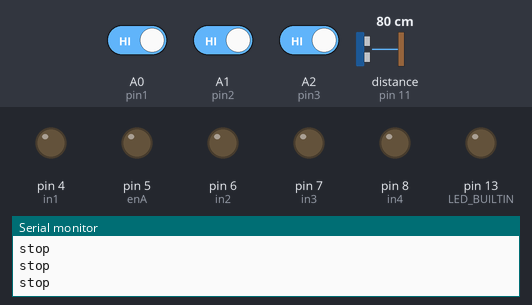
Bench run of a sketch on a simulated Arduino Uno, built with avr-gcc and run on an emulated ATmega328P. Shown: output pins drawn as LEDs (lit = HIGH), the last lines printed to the serial monitor. Dashed ring = blinking. The inputs (shaded band) are chosen by the test bench; at power-on: A2 (pin3) HIGH, A0 (pin1) HIGH, A1 (pin2) HIGH, distance to the obstacle (sensor on pin 11) 80 cm. The echo pulse lasts 58.3 µs per cm; pins used as bus, display or sensor lines are not drawn.

Above: at 1.2 s.
1.3 s: A2 (pin3) driven LOW
At 1.46 s:
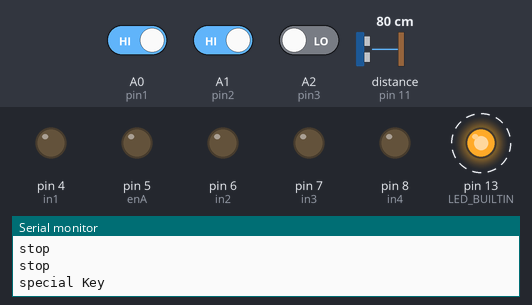
4.3 s: A0 (pin1) driven LOW
At 5.0 s:
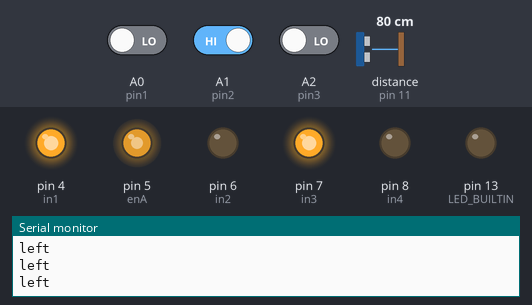
5.8 s: A1 (pin2) driven LOW
At 7.0 s:
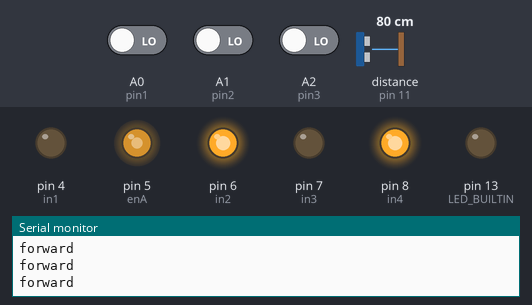
7.3 s: A0 (pin1) driven HIGH
At 7.6 s:
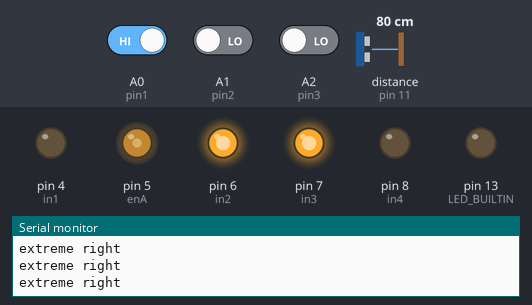
8.8 s: A2 (pin3) driven HIGH
At 9.8 s:
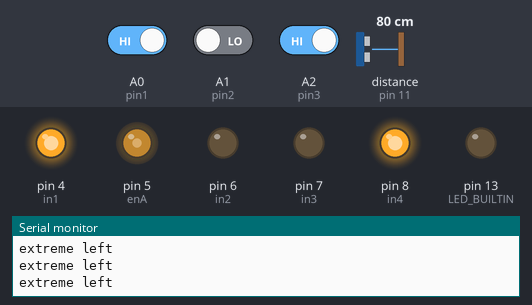
10.3 s: A0 (pin1) driven LOW
At 10.8 s:
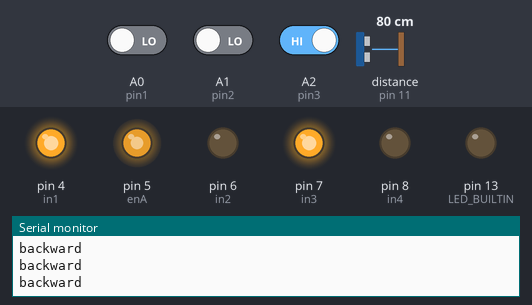
Timing chart, 0 to 12.8 s (numbered marks = the images above; inputs shaded):
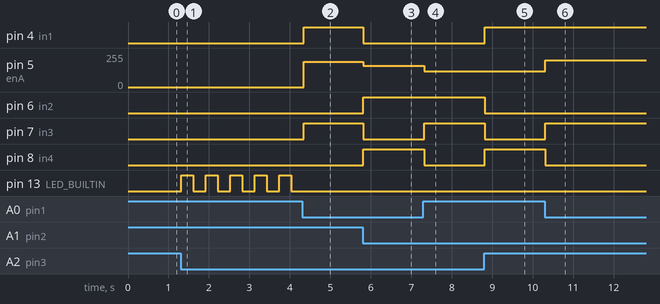

Measured:
- after the input at 1.3 s, pin 13 (LED_BUILTIN): alternates HIGH for 0.30 s and LOW for 0.31 s, starting at once
- after the input at 4.3 s, pin 4 (in1), pin 7 (in3): LOW → HIGH after 0.05 s; pin 5 (enA): 0/255 → 190/255 after 0.05 s; pin 13 (LED_BUILTIN): stops changing and stays LOW
- after the input at 5.8 s, pin 4 (in1), pin 7 (in3): HIGH → LOW at once; pin 5 (enA): 190/255 → 160/255 at once; pin 6 (in2), pin 8 (in4): LOW → HIGH at once
- after the input at 7.3 s, pin 5 (enA): 160/255 → 120/255 at once; pin 7 (in3): LOW → HIGH at once; pin 8 (in4): HIGH → LOW at once
- after the input at 8.8 s, pin 4 (in1), pin 8 (in4): LOW → HIGH at once; pin 6 (in2), pin 7 (in3): HIGH → LOW at once
- after the input at 10.3 s, pin 5 (enA): 120/255 → 200/255 at once; pin 7 (in3): LOW → HIGH at once; pin 8 (in4): HIGH → LOW at once

The sketch:

Arduino_Commands_Receive.ino
```cpp
#include <NewPing.h>
//#include <TinyGPS++.h>
//#include <SoftwareSerial.h>

#define TRIGGER_PIN 12
#define ECHO_PIN 11
#define MAX_DISTANCE 200
NewPing sonar(TRIGGER_PIN, ECHO_PIN, MAX_DISTANCE);

//static const int RXPin = A5, TXPin = A4;
//static const uint32_t GPSBaud = 9600;
//TinyGPSPlus gps;
//SoftwareSerial ss(RXPin, TXPin);

int pin1 = A0;
int pin2 = A1;
int pin3 = A2;

int enA = 5;
int in1 = 4;
int in2 = 6;
int in3 = 7;
int in4 = 8;
int enB = 11;

void forward();
void backward();
void left();
void right();
void extremeleft();
void extremeright();
void stop();
void specialKey();

void setup(){
  Serial.begin(9600);
  pinMode(pin1, INPUT);
  pinMode(pin2, INPUT);
  pinMode(pin3, INPUT);
  pinMode(LED_BUILTIN, OUTPUT);
  digitalWrite(LED_BUILTIN, LOW);


  pinMode(enA, OUTPUT);
  pinMode(in1, OUTPUT);
  pinMode(in2, OUTPUT);
  pinMode(in3, OUTPUT);
  pinMode(in4, OUTPUT);
  pinMode(enB, OUTPUT);

//  ss.begin(GPSBaud);
}

void loop(){
//  delay(300);
  int x = digitalRead(pin1);
  int y = digitalRead(pin2);
  int z = digitalRead(pin3);
//  Serial.print("x: ");
//  Serial.print(x);
//  Serial.print(" , y: ");
//  Serial.print(y);
//  Serial.print(" , z: ");
//  Serial.println(z);

  unsigned int distance = sonar.ping_cm();
//  gps.encode(ss.read());

//  if (gps.location.isUpdated()){
//    String locationString = String(gps.location.lat(), 6) + "," + String(gps.location.lng(), 6);
//    Serial.println(locationString);
//  }

  if (x==0 && y==0 && z==0 ){   // && distance>13
    Serial.println("forward");
    forward();
  }
  else if (x==0 && y==0 && z==1){
    Serial.println("backward");
    backward();
  }
  else if (x==0 && y==1 && z==0){  // && distance>13
    Serial.println("left");
    left();
  }
  else if (x==0 && y==1 && z==1){  // && distance>13
    Serial.println("right");
    right();
  }
  else if (x==1 && y==0 && z==1){
    Serial.println("extreme left");
    extremeright();
  }
  else if (x==1 && y==0 && z==0){
    Serial.println("extreme right");
    extremeleft();
  }
  else if (x==1 && y==1 && z==0){
    Serial.println("special Key");
    specialKey();
  }
  else{
    Serial.println("stop");
    stop();
  }
}

void forward(){
  analogWrite(enA, 160);
  digitalWrite(in1, LOW);
  digitalWrite(in2, HIGH);
  digitalWrite(in3, LOW);
  digitalWrite(in4, HIGH);
  analogWrite(enB, 160);
}
void backward(){
  analogWrite(enA, 200);
  digitalWrite(in1, HIGH);
  digitalWrite(in2, LOW);
  digitalWrite(in3, HIGH);
  digitalWrite(in4, LOW);
  analogWrite(enB, 200);
}
void left(){
  analogWrite(enA, 190);
  digitalWrite(in1, HIGH);
  digitalWrite(in2, LOW);
  digitalWrite(in3, HIGH);
  digitalWrite(in4, LOW);
  analogWrite(enB, 90);
}
void right(){
  analogWrite(enA, 90);
  digitalWrite(in1, HIGH);
  digitalWrite(in2, LOW);
  digitalWrite(in3, HIGH);
  digitalWrite(in4, LOW);
  analogWrite(enB, 190);
}
void extremeleft(){
  analogWrite(enA, 120);
  digitalWrite(in1, LOW);
  digitalWrite(in2, HIGH);
  digitalWrite(in3, HIGH);
  digitalWrite(in4, LOW);
  analogWrite(enB, 120);
}
void extremeright(){
  analogWrite(enA, 120);
  digitalWrite(in1, HIGH);
  digitalWrite(in2, LOW);
  digitalWrite(in3, LOW);
  digitalWrite(in4, HIGH);
  analogWrite(enB, 120);
}
void stop(){
  analogWrite(enA, 0);
  digitalWrite(in1, LOW);
  digitalWrite(in2, LOW);
  digitalWrite(in3, LOW);
  digitalWrite(in4, LOW);
  analogWrite(enB, 0);
}
void specialKey(){
  digitalWrite(LED_BUILTIN, HIGH);
  delay(300);
  digitalWrite(LED_BUILTIN, LOW);
  delay(300);
}
```
